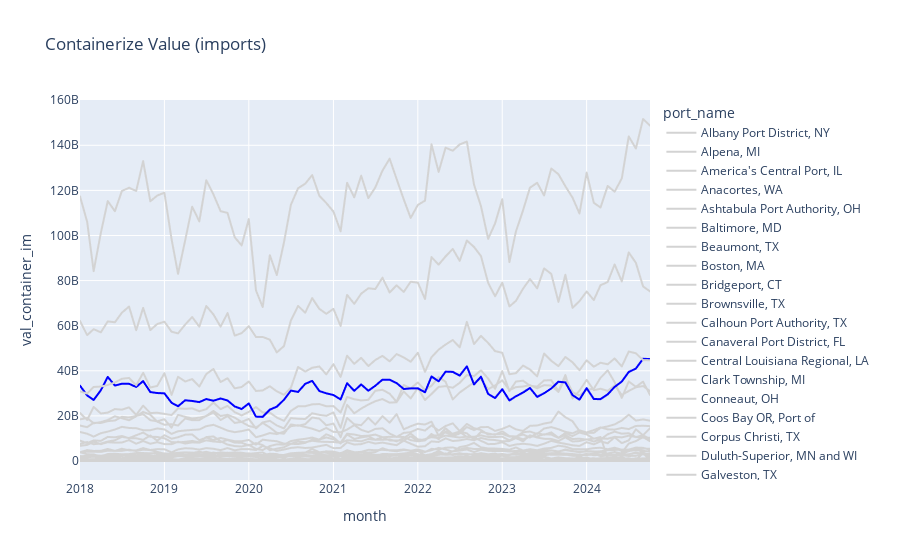

Here is the notebook cell this chart was saved with:
### Code cell
fig = px.line(volumes_df.sort('port_name','month'), x='month', y='val_container_im', 
        title='Containerize Value (imports)', color='port_name')
fig.update_traces(line_color='lightgray')
fig.update_traces(patch={'line': {'color': 'blue'}}, 
                          selector=dict(name='Port of Long Beach, CA'))
fig.show()
